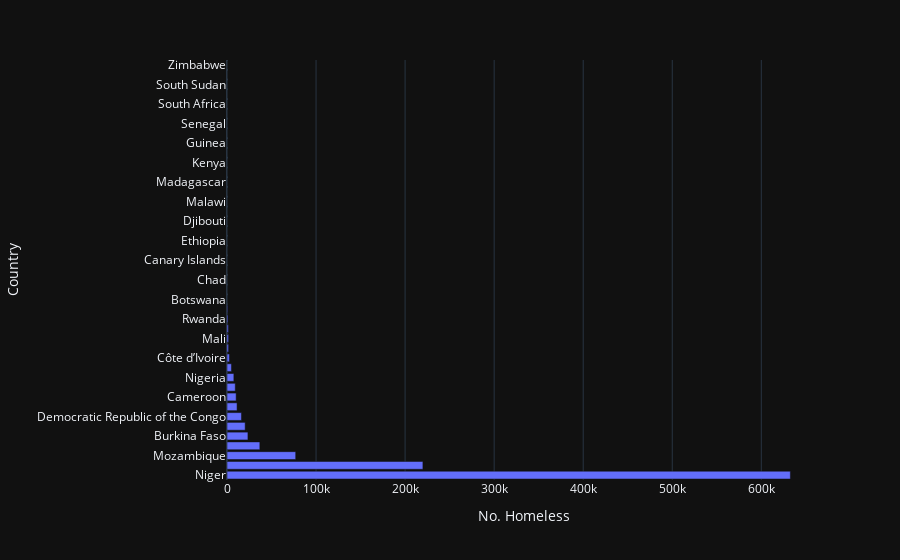

Here is the notebook cell this chart was saved with:
### Code cell
px.bar(data_frame=df_sorted,x="No. Homeless",y="Country")

### Figure 1 — Plotly figure (JSON) as saved in the notebook; plotly's stock layout.template omitted (floating-point values rounded to 4 significant figures)
{"data": [{"hovertemplate": "No. Homeless=%{x}<br>Country=%{y}<extra></extra>", "legendgroup": "", "marker": {"color": "#636efa", "pattern": {"shape": ""}}, "name": "", "orientation": "h", "showlegend": false, "textposition": "auto", "x": [632608, 220000, 77150, 36875, 23500, 20400, 16243, 11300, 10279, 9280, 7700, 5000, 2712, 1750, 1735, 1500, 1055, 700, 0, 0, 0, 0, 0, 0, 0, 0, 0, 0, 0, 0, 0, 0, 0, 0, 0, 0, 0, 0, 0, 0, 0, 0, 0], "xaxis": "x", "y": ["Niger", "Somalia", "Mozambique", "United Republic of Tanzania", "Burkina Faso", "Uganda", "Democratic Republic of the Congo", "Sudan", "Cameroon", "Angola", "Nigeria", "Ghana", "Côte d’Ivoire", "Algeria", "Mali", "Burundi", "Rwanda", "Mauritania", "Botswana", "Congo", "Chad", "Central African Republic", "Canary Islands", "Cabo Verde", "Ethiopia", "Egypt", "Djibouti", "Morocco", "Malawi", "Libya", "Madagascar", "Liberia", "Kenya", "Gambia", "Guinea", "Sierra Leone", "Senegal", "Namibia", "South Africa", "Togo", "South Sudan", "Zambia", "Zimbabwe"], "yaxis": "y", "type": "bar"}], "layout": {"xaxis": {"anchor": "y", "domain": [0.0, 1.0], "title": {"text": "No. Homeless"}}, "yaxis": {"anchor": "x", "domain": [0.0, 1.0], "title": {"text": "Country"}}, "legend": {"tracegroupgap": 0}, "margin": {"t": 60}, "barmode": "relative"}}
